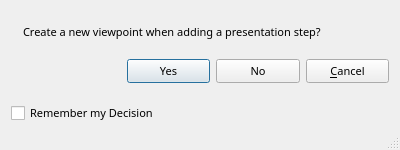
<ui version="4.0" >
 <class>NewViewpointConfirmationBase</class>
 <widget class="QDialog" name="NewViewpointConfirmationBase" >
  <property name="geometry" >
   <rect>
    <x>0</x>
    <y>0</y>
    <width>400</width>
    <height>150</height>
   </rect>
  </property>
  <property name="minimumSize" >
   <size>
    <width>400</width>
    <height>150</height>
   </size>
  </property>
  <property name="font" >
   <font>
    <family>Droid Sans</family>
    <pointsize>8</pointsize>
   </font>
  </property>
  <property name="windowTitle" >
   <string>Create Viewpoint</string>
  </property>
  <property name="sizeGripEnabled" >
   <bool>true</bool>
  </property>
  <layout class="QGridLayout" >
   <item row="0" column="0" >
    <widget class="QLabel" name="pixmapLabel1" >
     <property name="sizePolicy" >
      <sizepolicy vsizetype="Fixed" hsizetype="Fixed" >
       <horstretch>0</horstretch>
       <verstretch>0</verstretch>
      </sizepolicy>
     </property>
     <property name="pixmap" >
      <pixmap resource="images/StaticImages.qrc" >:/symbol_help.png</pixmap>
     </property>
     <property name="scaledContents" >
      <bool>true</bool>
     </property>
     <property name="alignment" >
      <set>Qt::AlignVCenter</set>
     </property>
     <property name="wordWrap" >
      <bool>true</bool>
     </property>
    </widget>
   </item>
   <item row="0" column="1" colspan="4" >
    <widget class="QLabel" name="textLabel1" >
     <property name="text" >
      <string>Create a new viewpoint when adding a presentation step?</string>
     </property>
     <property name="alignment" >
      <set>Qt::AlignVCenter</set>
     </property>
     <property name="wordWrap" >
      <bool>true</bool>
     </property>
    </widget>
   </item>
   <item row="1" column="0" colspan="2" >
    <spacer name="Horizontal Spacing2" >
     <property name="orientation" >
      <enum>Qt::Horizontal</enum>
     </property>
     <property name="sizeType" >
      <enum>QSizePolicy::Expanding</enum>
     </property>
     <property name="sizeHint" stdset="0" >
      <size>
       <width>110</width>
       <height>20</height>
      </size>
     </property>
    </spacer>
   </item>
   <item row="1" column="4" >
    <widget class="QPushButton" name="buttonCancel" >
     <property name="text" >
      <string>&amp;Cancel</string>
     </property>
     <property name="shortcut" >
      <string/>
     </property>
     <property name="autoDefault" >
      <bool>true</bool>
     </property>
    </widget>
   </item>
   <item row="1" column="2" >
    <widget class="QPushButton" name="buttonYes" >
     <property name="text" >
      <string>Yes</string>
     </property>
     <property name="shortcut" >
      <string/>
     </property>
     <property name="autoDefault" >
      <bool>true</bool>
     </property>
     <property name="default" >
      <bool>true</bool>
     </property>
    </widget>
   </item>
   <item row="1" column="3" >
    <widget class="QPushButton" name="buttonNo" >
     <property name="text" >
      <string>No</string>
     </property>
    </widget>
   </item>
   <item row="2" column="0" colspan="5" >
    <widget class="QCheckBox" name="checkBoxRemember" >
     <property name="text" >
      <string>Remember my Decision</string>
     </property>
    </widget>
   </item>
  </layout>
 </widget>
 <layoutdefault spacing="6" margin="11" />
 <pixmapfunction>qPixmapFromMimeSource</pixmapfunction>
 <resources>
  <include location="images/StaticImages.qrc" />
 </resources>
 <connections>
  <connection>
   <sender>buttonCancel</sender>
   <signal>clicked()</signal>
   <receiver>NewViewpointConfirmationBase</receiver>
   <slot>reject()</slot>
   <hints>
    <hint type="sourcelabel" >
     <x>20</x>
     <y>20</y>
    </hint>
    <hint type="destinationlabel" >
     <x>20</x>
     <y>20</y>
    </hint>
   </hints>
  </connection>
 </connections>
</ui>
